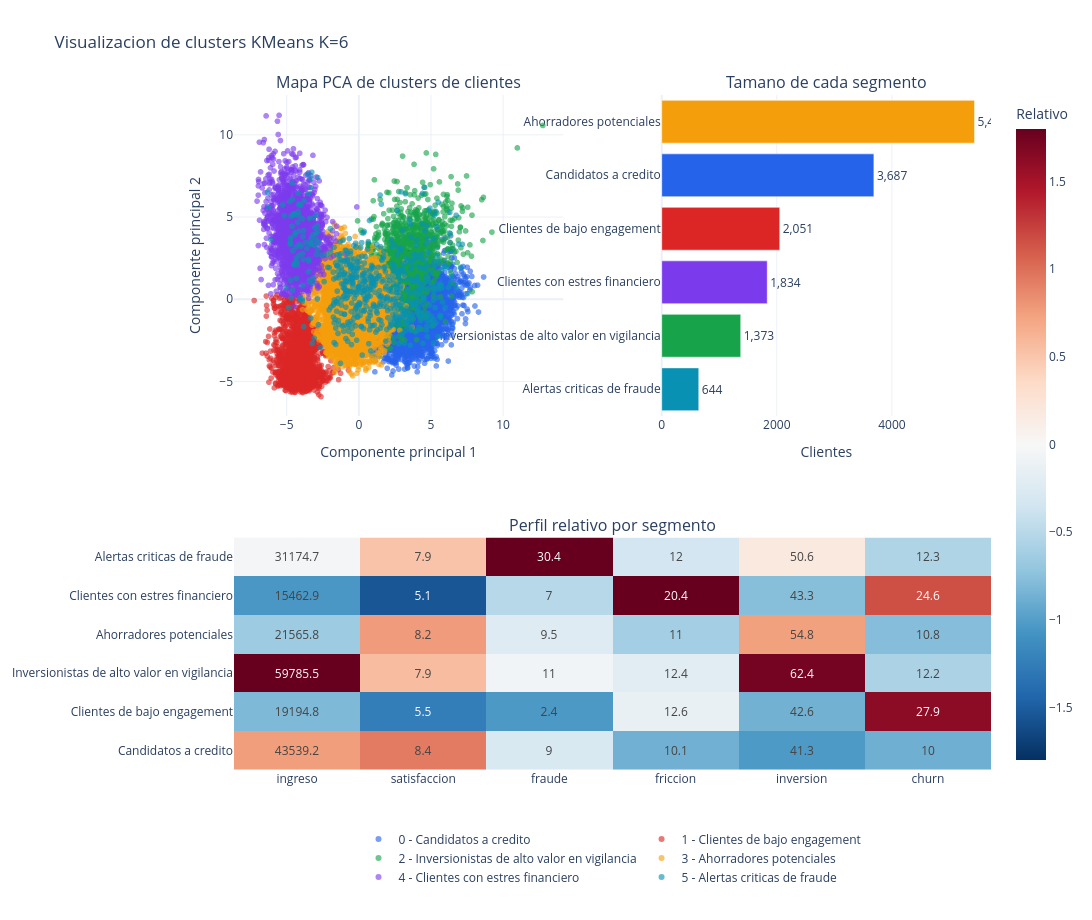

Notebook source saved alongside this figure:
### Markdown cell above
## 5.1 Visualizacion de clusters

Se proyectan los clientes a dos componentes principales para visualizar la separacion de los 6 clusters. Se complementa con tamano de segmento y un mapa de calor de perfiles promedio para explicar la accion de negocio de cada grupo.

### Code cell
cluster_pca = pd.DataFrame(
    PCA(n_components=2).fit_transform(X_scaled),
    columns=["pca_1", "pca_2"],
    index=customer_360.index,
)
cluster_pca["cluster_id"] = customer_360["cluster_id"].values
cluster_pca["segmento"] = customer_360["segmento"].values
cluster_pca["user_id"] = customer_360["user_id"].values
cluster_pca["ingreso_mensual_mxn"] = customer_360["ingreso_mensual_mxn"].values
cluster_pca["satisfaccion_1_10"] = customer_360["satisfaccion_1_10"].values
cluster_pca["riesgo_fraude_score"] = customer_360["riesgo_fraude_score"].values
cluster_pca["churn_risk_score"] = customer_360["churn_risk_score"].values

cluster_ids = sorted(cluster_pca["cluster_id"].unique())
palette = ["#2563EB", "#DC2626", "#16A34A", "#F59E0B", "#7C3AED", "#0891B2", "#DB2777", "#4B5563"]
cluster_colors = {cluster_id: palette[i % len(palette)] for i, cluster_id in enumerate(cluster_ids)}

fig = make_subplots(
    rows=2,
    cols=2,
    specs=[[{"type": "scattergl"}, {"type": "bar"}], [{"type": "heatmap", "colspan": 2}, None]],
    subplot_titles=("Mapa PCA de clusters de clientes", "Tamano de cada segmento", "Perfil relativo por segmento"),
    row_heights=[0.58, 0.42],
    horizontal_spacing=0.13,
    vertical_spacing=0.18,
)

for cluster_id in cluster_ids:
    data = cluster_pca[cluster_pca["cluster_id"] == cluster_id]
    label = segment_labels.get(cluster_id, f"Cluster {cluster_id}")
    fig.add_trace(
        go.Scattergl(
            x=data["pca_1"],
            y=data["pca_2"],
            mode="markers",
            name=f"{cluster_id} - {label}",
            marker=dict(size=6, color=cluster_colors[cluster_id], opacity=0.62),
            customdata=data[["user_id", "segmento", "ingreso_mensual_mxn", "satisfaccion_1_10", "riesgo_fraude_score", "churn_risk_score"]],
            hovertemplate=(
                "Cliente: %{customdata[0]}<br>"
                "Segmento: %{customdata[1]}<br>"
                "Ingreso: $%{customdata[2]:,.0f}<br>"
                "Satisfaccion: %{customdata[3]:.1f}<br>"
                "Riesgo fraude: %{customdata[4]:.1f}<br>"
                "Churn: %{customdata[5]:.1f}<extra></extra>"
            ),
        ),
        row=1, col=1,
    )

centroids_2d = cluster_pca.groupby("cluster_id")[["pca_1", "pca_2"]].mean().reset_index()
fig.add_trace(
    go.Scatter(
        x=centroids_2d["pca_1"],
        y=centroids_2d["pca_2"],
        mode="markers+text",
        text=centroids_2d["cluster_id"],
        textposition="middle center",
        showlegend=False,
        marker=dict(size=24, color="white", line=dict(color="black", width=2)),
        hovertemplate="Centroide cluster %{text}<extra></extra>",
    ),
    row=1, col=1,
)

segment_counts = segment_summary.sort_values("clientes", ascending=True).copy()
fig.add_trace(
    go.Bar(
        x=segment_counts["clientes"],
        y=[fill(s, 30) for s in segment_counts["segmento"]],
        orientation="h",
        marker_color=[cluster_colors[c] for c in segment_counts["cluster_id"]],
        text=segment_counts["clientes"].map(lambda x: f"{x:,}"),
        textposition="outside",
        hovertemplate="%{y}<br>Clientes: %{x:,}<extra></extra>",
        showlegend=False,
    ),
    row=1, col=2,
)

heatmap_cols = ["ingreso_promedio", "satisfaccion_promedio", "fraude_promedio", "friccion_promedio", "inversion_promedio", "churn_promedio"]
heatmap_data = segment_summary.set_index("segmento")[heatmap_cols].copy()
heatmap_data = heatmap_data.astype(float)
heatmap_scaled = (heatmap_data - heatmap_data.mean()) / heatmap_data.std(ddof=0).replace(0, 1)
fig.add_trace(
    go.Heatmap(
        z=heatmap_scaled.values,
        x=[c.replace("_promedio", "").replace("_", " ") for c in heatmap_cols],
        y=[fill(s, 36) for s in heatmap_data.index],
        text=heatmap_data.round(1).values,
        texttemplate="%{text}",
        colorscale="RdBu",
        reversescale=True,
        zmin=-1.8,
        zmax=1.8,
        colorbar=dict(title="Relativo"),
        hovertemplate="%{y}<br>%{x}: %{text}<br>Score relativo: %{z:.2f}<extra></extra>",
    ),
    row=2, col=1,
)

fig.update_layout(
    title="Visualizacion de clusters KMeans K=6",
    height=920,
    width=1350,
    template="plotly_white",
    legend=dict(orientation="h", yanchor="bottom", y=-0.18, xanchor="center", x=0.5),
    margin=dict(l=70, r=40, t=95, b=150),
)
fig.update_xaxes(title_text="Componente principal 1", row=1, col=1)
fig.update_yaxes(title_text="Componente principal 2", row=1, col=1)
fig.update_xaxes(title_text="Clientes", row=1, col=2)
fig.update_yaxes(automargin=True)

cluster_visualization_path = MODEL_DIR / "cluster_visualization.html"
fig.write_html(cluster_visualization_path, include_plotlyjs="cdn")
fig.show()

print("Visualizacion interactiva guardada en:", cluster_visualization_path)

### Figure 1 — Plotly figure (JSON) as saved in the notebook; plotly's stock layout.template omitted (floating-point values rounded to 4 significant figures; data arrays with more than 128 entries replaced by an {"elided": "..."} marker saying what was removed)
{"data": [{"customdata": {"elided": "3687x6 mixed values"}, "hovertemplate": "Cliente: %{customdata[0]}<br>Segmento: %{customdata[1]}<br>Ingreso: $%{customdata[2]:,.0f}<br>Satisfaccion: %{customdata[3]:.1f}<br>Riesgo fraude: %{customdata[4]:.1f}<br>Churn: %{customdata[5]:.1f}<extra></extra>", "marker": {"color": "#2563EB", "opacity": 0.62, "size": 6}, "mode": "markers", "name": "0 - Candidatos a credito", "type": "scattergl", "x": {"elided": "3687 float values"}, "xaxis": "x", "y": {"elided": "3687 float values"}, "yaxis": "y"}, {"customdata": {"elided": "2051x6 mixed values"}, "hovertemplate": "Cliente: %{customdata[0]}<br>Segmento: %{customdata[1]}<br>Ingreso: $%{customdata[2]:,.0f}<br>Satisfaccion: %{customdata[3]:.1f}<br>Riesgo fraude: %{customdata[4]:.1f}<br>Churn: %{customdata[5]:.1f}<extra></extra>", "marker": {"color": "#DC2626", "opacity": 0.62, "size": 6}, "mode": "markers", "name": "1 - Clientes de bajo engagement", "type": "scattergl", "x": {"elided": "2051 float values"}, "xaxis": "x", "y": {"elided": "2051 float values"}, "yaxis": "y"}, {"customdata": {"elided": "1373x6 mixed values"}, "hovertemplate": "Cliente: %{customdata[0]}<br>Segmento: %{customdata[1]}<br>Ingreso: $%{customdata[2]:,.0f}<br>Satisfaccion: %{customdata[3]:.1f}<br>Riesgo fraude: %{customdata[4]:.1f}<br>Churn: %{customdata[5]:.1f}<extra></extra>", "marker": {"color": "#16A34A", "opacity": 0.62, "size": 6}, "mode": "markers", "name": "2 - Inversionistas de alto valor en vigilancia", "type": "scattergl", "x": {"elided": "1373 float values"}, "xaxis": "x", "y": {"elided": "1373 float values"}, "yaxis": "y"}, {"customdata": {"elided": "5436x6 mixed values"}, "hovertemplate": "Cliente: %{customdata[0]}<br>Segmento: %{customdata[1]}<br>Ingreso: $%{customdata[2]:,.0f}<br>Satisfaccion: %{customdata[3]:.1f}<br>Riesgo fraude: %{customdata[4]:.1f}<br>Churn: %{customdata[5]:.1f}<extra></extra>", "marker": {"color": "#F59E0B", "opacity": 0.62, "size": 6}, "mode": "markers", "name": "3 - Ahorradores potenciales", "type": "scattergl", "x": {"elided": "5436 float values"}, "xaxis": "x", "y": {"elided": "5436 float values"}, "yaxis": "y"}, {"customdata": {"elided": "1834x6 mixed values"}, "hovertemplate": "Cliente: %{customdata[0]}<br>Segmento: %{customdata[1]}<br>Ingreso: $%{customdata[2]:,.0f}<br>Satisfaccion: %{customdata[3]:.1f}<br>Riesgo fraude: %{customdata[4]:.1f}<br>Churn: %{customdata[5]:.1f}<extra></extra>", "marker": {"color": "#7C3AED", "opacity": 0.62, "size": 6}, "mode": "markers", "name": "4 - Clientes con estres financiero", "type": "scattergl", "x": {"elided": "1834 float values"}, "xaxis": "x", "y": {"elided": "1834 float values"}, "yaxis": "y"}, {"customdata": {"elided": "644x6 mixed values"}, "hovertemplate": "Cliente: %{customdata[0]}<br>Segmento: %{customdata[1]}<br>Ingreso: $%{customdata[2]:,.0f}<br>Satisfaccion: %{customdata[3]:.1f}<br>Riesgo fraude: %{customdata[4]:.1f}<br>Churn: %{customdata[5]:.1f}<extra></extra>", "marker": {"color": "#0891B2", "opacity": 0.62, "size": 6}, "mode": "markers", "name": "5 - Alertas criticas de fraude", "type": "scattergl", "x": {"elided": "644 float values"}, "xaxis": "x", "y": {"elided": "644 float values"}, "yaxis": "y"}, {"hovertemplate": "Centroide cluster %{text}<extra></extra>", "marker": {"color": "white", "line": {"color": "black", "width": 2}, "size": 24}, "mode": "markers+text", "showlegend": false, "text": [0.0, 1.0, 2.0, 3.0, 4.0, 5.0], "textposition": "middle center", "type": "scatter", "x": [3.782, -4.11, 3.287, -0.4744, -4.376, 0.8975], "xaxis": "x", "y": [-0.7341, -3.648, 2.236, -0.1675, 3.988, 1.112], "yaxis": "y"}, {"hovertemplate": "%{y}<br>Clientes: %{x:,}<extra></extra>", "marker": {"color": ["#0891B2", "#16A34A", "#7C3AED", "#DC2626", "#2563EB", "#F59E0B"]}, "orientation": "h", "showlegend": false, "text": ["644", "1,373", "1,834", "2,051", "3,687", "5,436"], "textposition": "outside", "type": "bar", "x": [644, 1373, 1834, 2051, 3687, 5436], "xaxis": "x2", "y": ["Alertas criticas de fraude", "Inversionistas de alto valor\nen vigilancia", "Clientes con estres financiero", "Clientes de bajo engagement", "Candidatos a credito", "Ahorradores potenciales"], "yaxis": "y2"}, {"colorbar": {"title": {"text": "Relativo"}}, "colorscale": [[0.0, "rgb(103,0,31)"], [0.1, "rgb(178,24,43)"], [0.2, "rgb(214,96,77)"], [0.3, "rgb(244,165,130)"], [0.4, "rgb(253,219,199)"], [0.5, "rgb(247,247,247)"], [0.6, "rgb(209,229,240)"], [0.7, "rgb(146,197,222)"], [0.8, "rgb(67,147,195)"], [0.9, "rgb(33,102,172)"], [1.0, "rgb(5,48,97)"]], "hovertemplate": "%{y}<br>%{x}: %{text}<br>Score relativo: %{z:.2f}<extra></extra>", "reversescale": true, "text": [[43540.0, 8.4, 9.0, 10.1, 41.3, 10.0], [19190.0, 5.5, 2.4, 12.6, 42.6, 27.9], [59790.0, 7.9, 11.0, 12.4, 62.4, 12.2], [21570.0, 8.2, 9.5, 11.0, 54.8, 10.8], [15460.0, 5.1, 7.0, 20.4, 43.3, 24.6], [31170.0, 7.9, 30.4, 12.0, 50.6, 12.3]], "texttemplate": "%{text}", "type": "heatmap", "x": ["ingreso", "satisfaccion", "fraude", "friccion", "inversion", "churn"], "xaxis": "x3", "y": ["Candidatos a credito", "Clientes de bajo engagement", "Inversionistas de alto valor en\nvigilancia", "Ahorradores potenciales", "Clientes con estres financiero", "Alertas criticas de fraude"], "yaxis": "y3", "z": [[0.7555, 0.9405, -0.2842, -0.8724, -1.031, -0.8812], [-0.8095, -1.247, -1.034, -0.1382, -0.8606, 1.623], [1.8, 0.5623, -0.06526, -0.2063, 1.737, -0.5717], [-0.6571, 0.77, -0.2334, -0.6148, 0.7411, -0.7761], [-1.049, -1.544, -0.5109, 2.165, -0.7716, 1.162], [-0.03937, 0.5179, 2.128, -0.3336, 0.1841, -0.5563]], "zmax": 1.8, "zmin": -1.8}], "layout": {"annotations": [{"font": {"size": 16}, "showarrow": false, "text": "Mapa PCA de clusters de clientes", "x": 0.2175, "xanchor": "center", "xref": "paper", "y": 1.0, "yanchor": "bottom", "yref": "paper"}, {"font": {"size": 16}, "showarrow": false, "text": "Tamano de cada segmento", "x": 0.7825, "xanchor": "center", "xref": "paper", "y": 1.0, "yanchor": "bottom", "yref": "paper"}, {"font": {"size": 16}, "showarrow": false, "text": "Perfil relativo por segmento", "x": 0.5, "xanchor": "center", "xref": "paper", "y": 0.3444, "yanchor": "bottom", "yref": "paper"}], "height": 920, "legend": {"orientation": "h", "x": 0.5, "xanchor": "center", "y": -0.18, "yanchor": "bottom"}, "margin": {"b": 150, "l": 70, "r": 40, "t": 95}, "title": {"text": "Visualizacion de clusters KMeans K=6"}, "width": 1350, "xaxis": {"anchor": "y", "domain": [0.0, 0.435], "title": {"text": "Componente principal 1"}}, "xaxis2": {"anchor": "y2", "domain": [0.565, 1.0], "title": {"text": "Clientes"}}, "xaxis3": {"anchor": "y3", "domain": [0.0, 1.0]}, "yaxis": {"anchor": "x", "automargin": true, "domain": [0.5244, 1.0], "title": {"text": "Componente principal 2"}}, "yaxis2": {"anchor": "x2", "automargin": true, "domain": [0.5244, 1.0]}, "yaxis3": {"anchor": "x3", "automargin": true, "domain": [0.0, 0.3444]}}}
